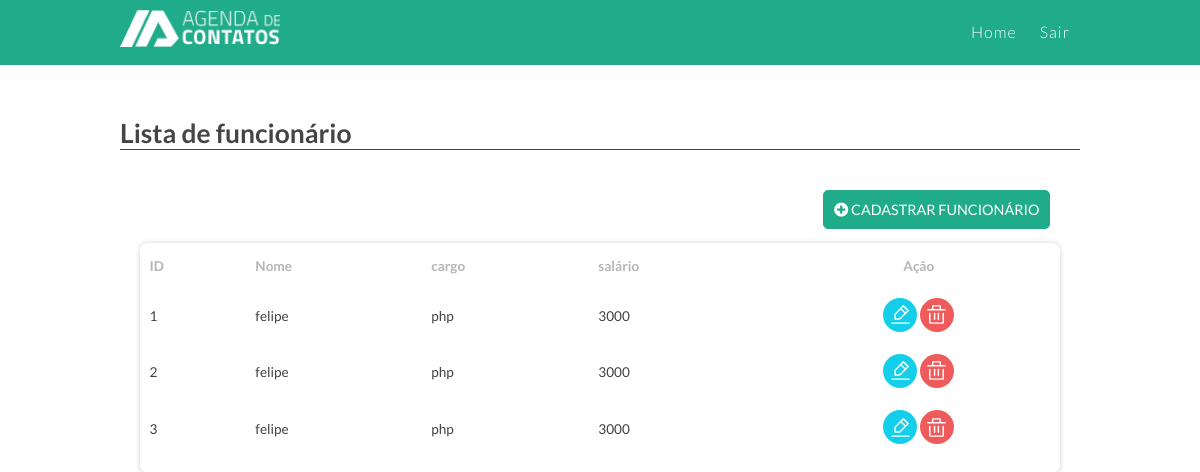
Page /Func/lista on the committed database.
### tables this page shows
CREATE TABLE `tblfunc` (
  `idfunc` int(11) NOT NULL,
  `nome` varchar(100) NOT NULL,
  `cargo` varchar(30) NOT NULL,
  `iddepart` varchar(50) NOT NULL,
  `salario` float NOT NULL
);

### app/controllers/FuncController.php (called while the page is built, shortened)
<?php
class FuncController extends Controller{
   public function index(){
        $objFunc = new Func();
        $dados["lista"] = $objFunc->lista();
        $dados["view"] = "func/index";
         $this->load("template",$dados);
   }
}

### app/core/Core.php (called while the page is built, shortened)
<?php
class Core{
    private $parametros = array();
    public function run(){
       $c = new $controllerCorrente;
       call_user_func_array(array($c, $this->getMetodo()), $this->getParametros());
    }
    public function getMetodo() {
        return METODO_PADRAO;
    }
    public function getParametros() {
        return $this->parametros;
    }
}

### index.php (called while the page is built, shortened)
<?php
require 'app/core/Core.php';
$core = new Core;
$core->run();

### app/core/Model.php (called while the page is built, shortened)
<?php
abstract class Model{
    public function __construct() {
		 $opcoes = array(
                \PDO::ATTR_ERRMODE => \PDO::ERRMODE_EXCEPTION,
                \PDO::MYSQL_ATTR_INIT_COMMAND =>"Set NAMES utf8"
        );
        $this->db = new \PDO("mysql:dbname=".BANCO.";host=".SERVIDOR,USUARIO,SENHA, $opcoes);
    }
}

### app/models/Func.php (called while the page is built, shortened)
<?php
class Func extends Model{
    public function lista(){
        $sql = "SELECT * FROM tblfunc";
        $qry = $this->db->query($sql);
        return $qry->fetchAll(\PDO::FETCH_OBJ);
    }
}

### app/views/Func/index.php (the view, shortened to what this page needs)
<section class="caixa mt-4">
	<div class="titulo h5 mb-0"> <h2>Lista de funcionário</h2></div>
	<div class="base-lista">
		<div>
			<div class="text-end d-flex">
				<a href="<?php echo URL_BASE."func/create" ?>" class="btn btn-verde d-inline-block mb-2 mx-1"><i class="fas fa fa-plus-circle" aria-hidden="true"></i> Cadastrar funcionário</a>
			</div>
		</div>
	<div class="tabela-responsiva tabela">
		<table width="100%" border="0" cellspacing="0" cellpadding="0" id="dataTable">
			<thead>
				<tr>
				<th align="left">ID</th>
				<th align="left">Nome</th>
				<th align="left">cargo</th>
				<th align="left">salário</th>
				<th align="center">Ação</th>
				</tr>
			</thead>
			<tbody>
				<?php  foreach($lista as $func) { ?>
				<tr>
					<td><?php echo $func->idfunc; ?></td>
					<td><?php echo $func->nome;      ?></td>
					<td><?php echo $func->cargo;     ?></td>
					<td><?php echo $func->salario;   ?></td>
					<td align="center">
						<a href="<?php echo URL_BASE."func/edit/".$func->idfunc ?>" class="btn btn-editar" title="Editar"></a>
						<a href="<?php echo URL_BASE."func/excluir/".$func->idfunc ?>" class="btn btn-exlcuir" title="excluir"></a>
					</td>
				</tr>
				<?php } ?>
			</tbody>
		</table>
		</div>
		</div>
	</div>

### assets/css/auxiliar.css (style rules this page uses)
a { text-decoration:none }
.d-inline-block { display:inline-block!important; }
.d-flex { display:flex!important; }
.mt-4,.my-4 { margin-top:2rem!important; }
.mb-2,.my-2 { margin-bottom:.9rem!important; }
.mb-0,.my-0 { margin-bottom:0!important; }
.ml-1,.mx-1 { margin-left:.6rem!important; }
.mr-1,.mx-1 { margin-right:.6rem!important; }
.h5 { font-size:1.1rem!important;margin-bottom:20px;display:block }
.text-end { justify-content: flex-end!important; }
.btn { display: block; padding: 10px; border:0; border-radius: 5px; color: #fff; text-align: center; text-transform: uppercase; text-decoration: none; background:#41d07b!important; transition:all .4s; font-size: .9rem!important; }
.btn-verde { background:#20AB8A!important; border: solid 1px #20AB8A!important; }
.tabela-responsiva { display: block; width: 100%; overflow-x: auto; -webkit-overflow-scrolling: touch; -ms-overflow-style: -ms-autohiding-scrollbar; }
.tabela-responsiva table { width: 100%; max-width: 100%; margin-bottom: 1rem; background-color: transparent; border:0; }
.tabela-responsiva td, .tabela-responsiva th { font-size:.85rem }
.tabela-responsiva td { vertical-align:middle; }
.tabela-responsiva th { background: #ffffff; padding: .9rem .6rem; color: #b5b5b5; }
.tabela-responsiva td { padding: .6rem;color: #404040; }
.tabela-responsiva td .btn { display:inline-block!important; font-size:.6rem!important }
.tabela-responsiva tr:nth-of-type(2n+0) { background:#fff }

### assets/css/grade.css (style rules this page uses)
*,::after,::before { box-sizing:border-box; -webkit-box-sizing:border-box; -moz-box-sizing:border-box; -o-box-sizing:border-box; -ms-box-sizing:border-box; }

### assets/css/style.css (style rules this page uses)
* { padding:0; margin:0; box-sizing:border-box; -webkit-box-sizing:border-box; -moz-box-sizing:border-box; -o-box-sizing:border-box; }
body { font-family: 'Lato', sans-serif; font-size:1em; background: #fff; }
a { text-decoration:none; }
.caixa { width:100%; float:left; }
.titulo { display: block; border-bottom: solid 1px #464446; color: #464446; font-size: 1.2em; margin-bottom: 1.5rem; }
.tabela { box-shadow:0 0 5px 0 #ccc; border-radius:8px }
.tabela-responsiva { display: block; width: 100%; overflow-x: auto; -webkit-overflow-scrolling: touch; -ms-overflow-style: -ms-autohiding-scrollbar; }
.tabela .btn.btn-exlcuir { border-radius:40px; background:#EF5B5B url(../img/iconoir_trash.svg) no-repeat center!important; background-size: 68%!important; width: 34px; height: 34px; }
.tabela .btn.btn-editar { border-radius:40px; background:#14CFE9 url(../img/iconoir_edit.svg) no-repeat center!important; background-size: 68%!important; width: 34px; height: 34px; }
.base-lista { width:100%; float:left; padding:20px; margin-top:20px; }
.base-lista .btn { display:inline-block; }

### rows in the picture
tblfunc: idfunc "1", nome "felipe", cargo "php", salario "3000"
tblfunc: idfunc "2", nome "felipe", cargo "php", salario "3000"
tblfunc: idfunc "3", nome "felipe", cargo "php", salario "3000"
